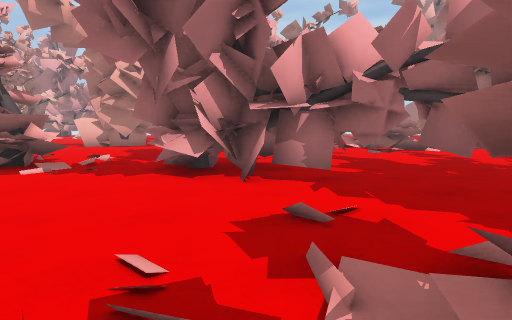
view 1 (above)

24 first-person views from a walk through a scene from a Unity 3-D project. The camera is 1.5 m above the floor, tilts 6° down and sees 80° across. The floor is counted in squares, 2 m on a side. Each view is taken from the middle of a square. On the plan, view 1 faces up. The plan holds only what a view shows up to about 10 squares ahead; the rest is blank. The place goes on beyond the plan. Some surface patterns are stand-ins.

view 2
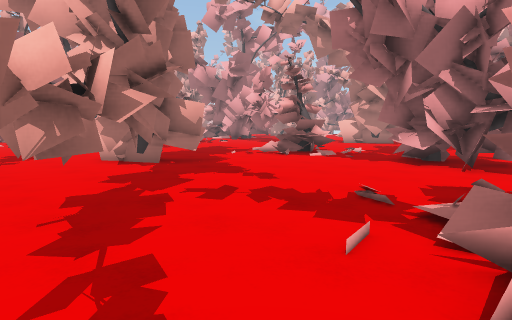

view 3
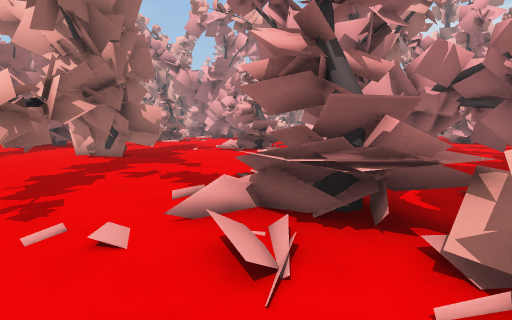

view 4
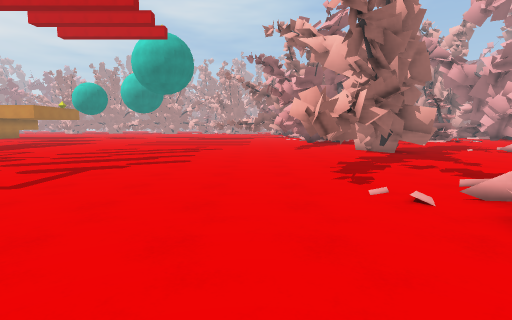

view 5
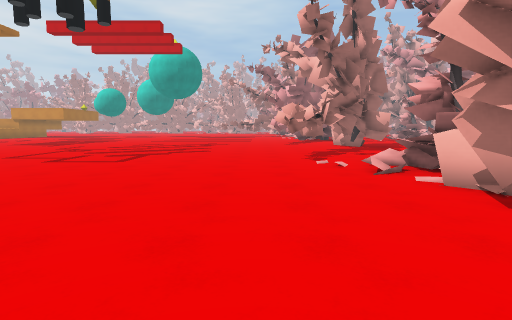

view 6
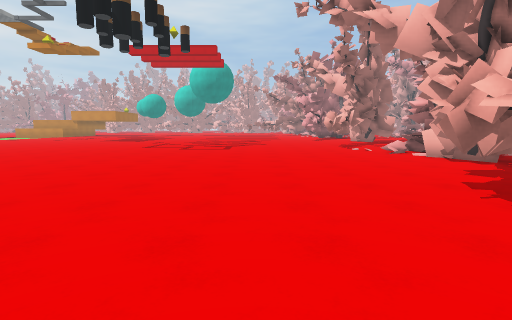

view 7
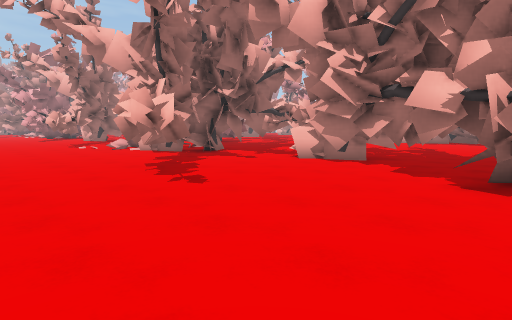

view 8
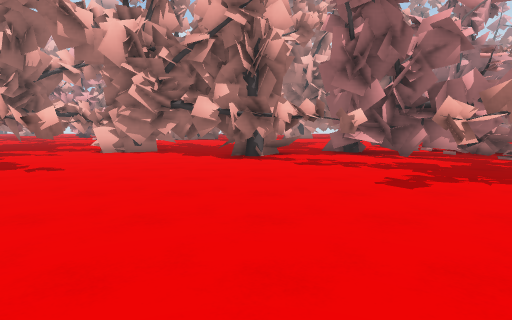

view 9
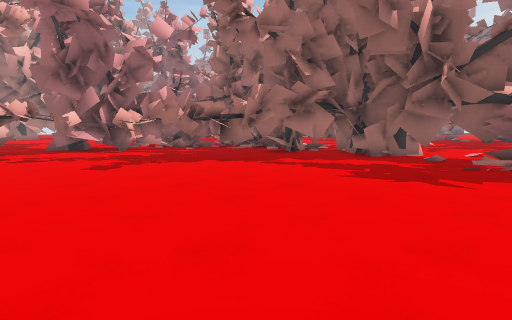

view 10
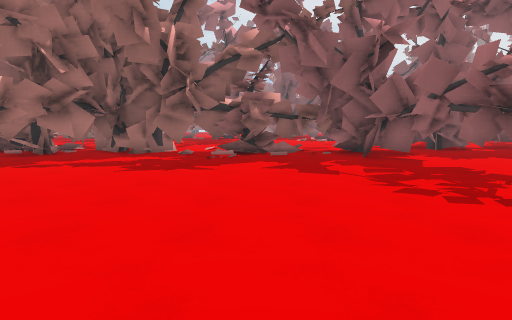

view 11
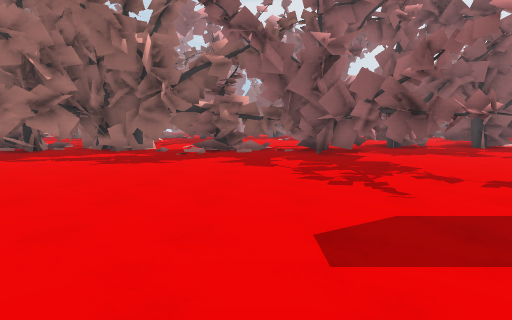

view 12
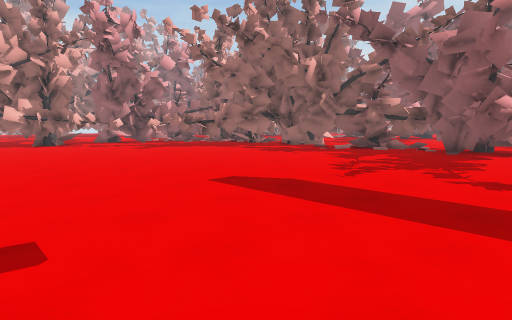

view 13
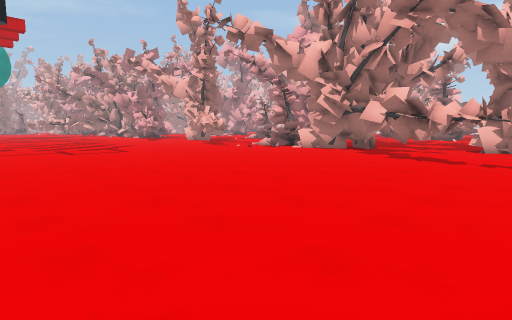

view 14
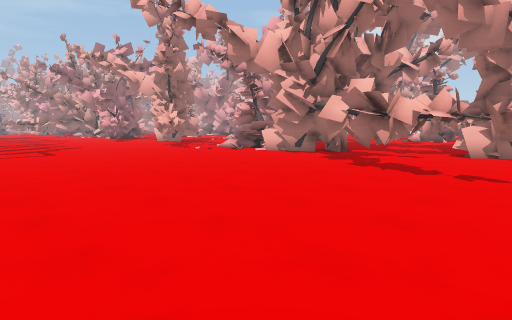

view 15
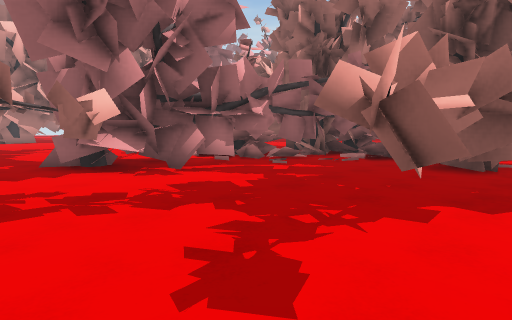

view 16
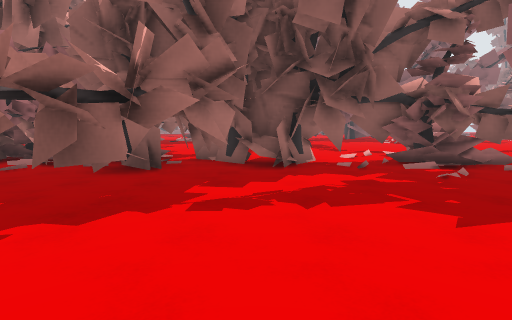

view 17
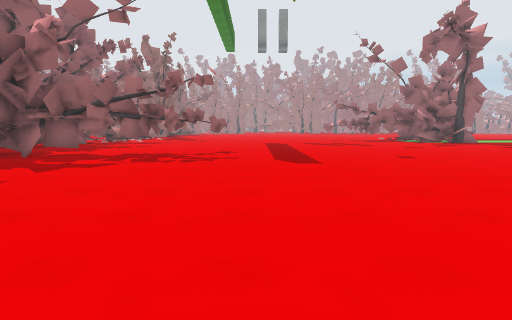

view 18
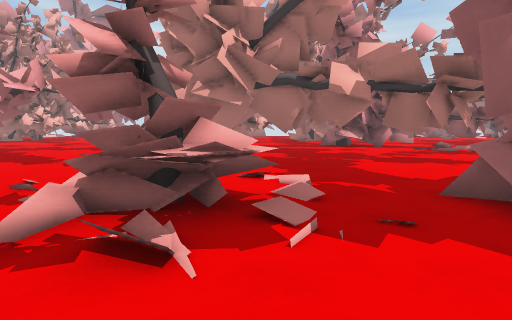

view 19
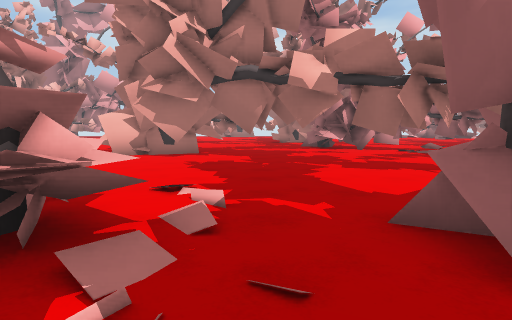

view 20
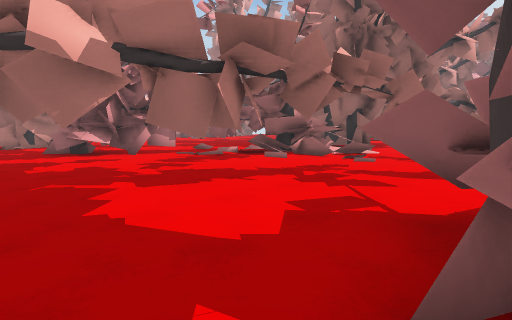

view 21
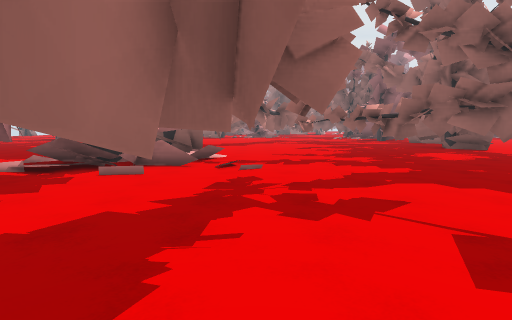

view 22
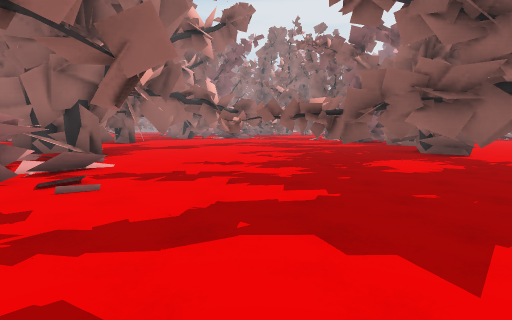

view 23
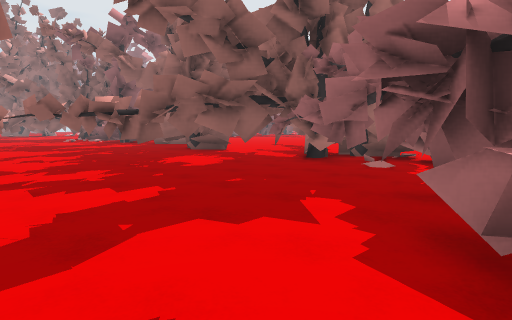

view 24
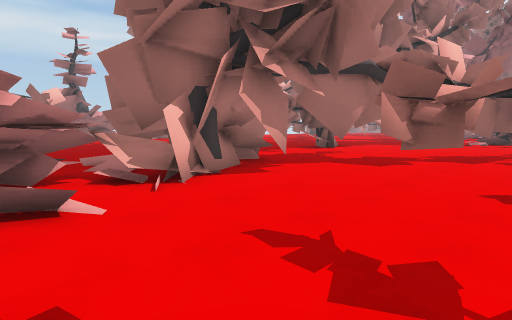

### Floor plan
Key: @ floor where view 1 was taken; # wall or solid block; x gap in a wall; . main floor; : floor 0.25 m higher than the main floor; / step, stairs or slope; ^ raised ledge; T tree; H thing the floor can be seen under or through.
Columns run from 6 left of view 1 to 25 right of it. Each row starts with its distance up from view 1.
 14  #^...#####.  ##
 13 ## ......##T...## ..
 12 ## x .....:TT###^....
 11 ....x.....TTT##.......
 10 ....###.......##.##....
  9 ......# ................
  8 ......... .........##...
  7 TT...H.......#......  x
  6 .TT.HHH......H.....  ..
  5 .T..HHHH....HH....   ..
  4 ......HHHH.HH......  ....
  3 ........HH H....... .....
  2 .#.....T. HHx####.. ..#  TT
  1 ##.....TT#HH..#######.## TTT
  0 ####..@TT###.....####.####T##T
 -1 ...##.../##.#......##....###TT
 -2 ....###......HH......#....#TTT
 -3 ..............HH..........###T.
 -4 ......................HHH.####.
 -5 .....................#.HHHH##
 -6 ...........................##
 -7 ...........................HH
 -8 ...........................HH...
 -9 ...........................HH...
-10 ...... ....................#TT..
-11 .. ..  ....    ............#T
-12        ...    .............#.
-13        ..    .............###
-14             ..........HHHHHH
-15             .........#H.....

Positions as (right, up) in squares from view 1, and headings:
1: (0, 0), facing up
2: (1, -2), facing up-left
3: (3, -2), facing up-left
4: (4, -3), facing left
5: (7, -3), facing left
6: (11, -5), facing left
7: (13, -5), facing up-left
8: (13, -8), facing up
9: (13, -10), facing up-right
10: (12, -10), facing right
11: (11, -11), facing right
12: (10, -15), facing up-right
13: (10, -10), facing up-left
14: (10, -8), facing up-left
15: (14, -5), facing up-right
16: (15, -6), facing right
17: (14, -5), facing down
18: (-4, 3), facing up
19: (-3, 4), facing up
20: (-3, 6), facing up-right
21: (-2, 9), facing right
22: (0, 7), facing right
23: (0, 8), facing down-right
24: (5, 7), facing up-right
